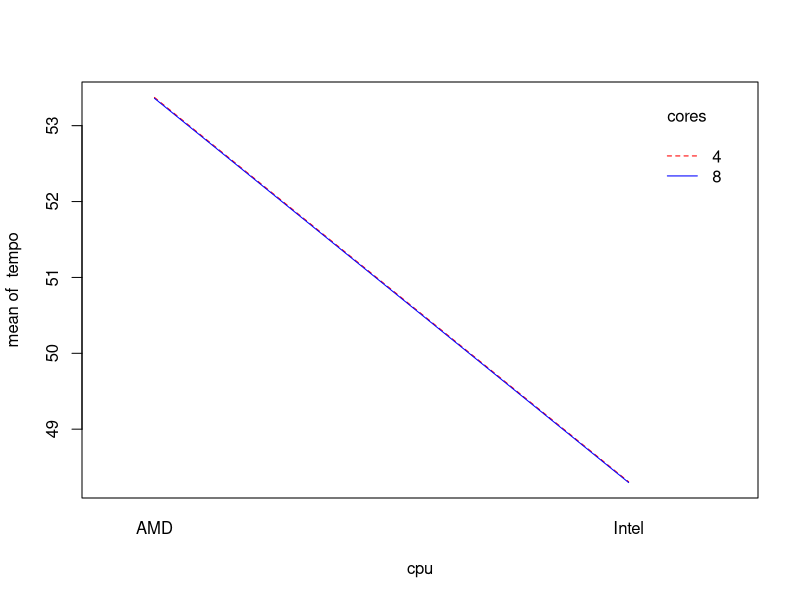
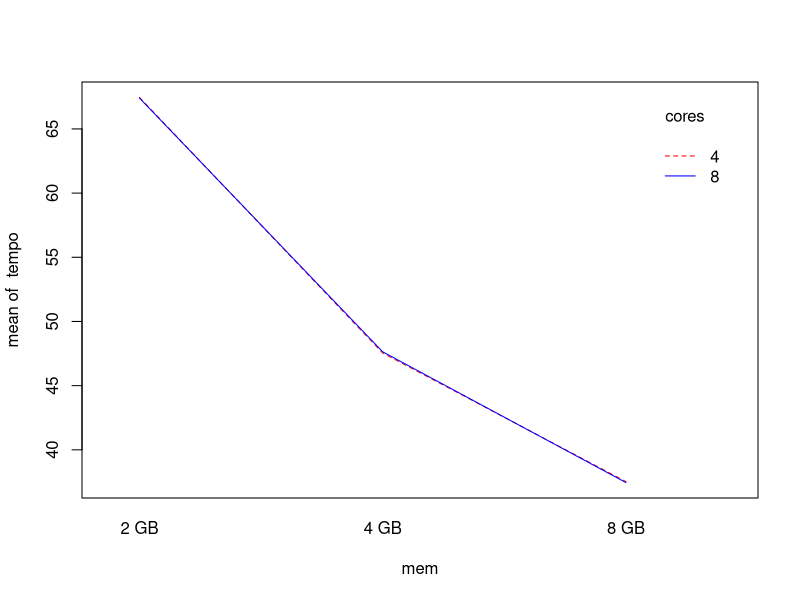
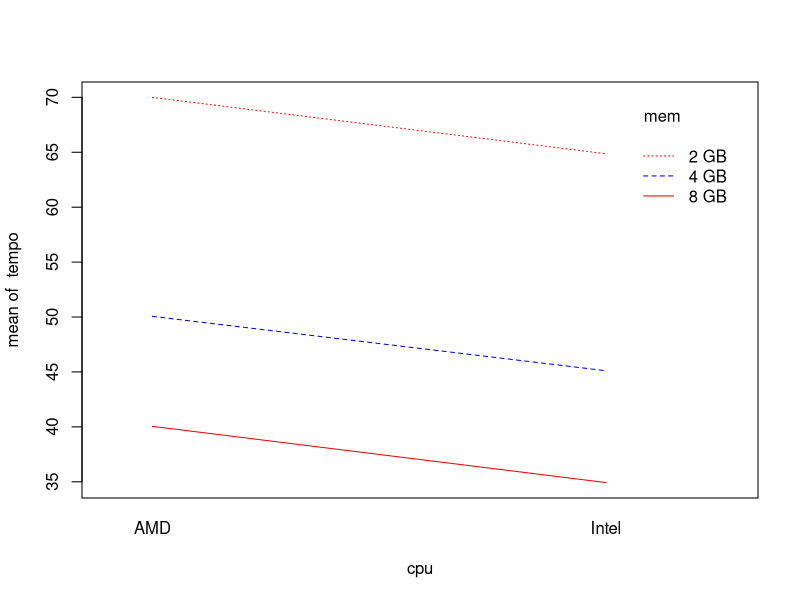
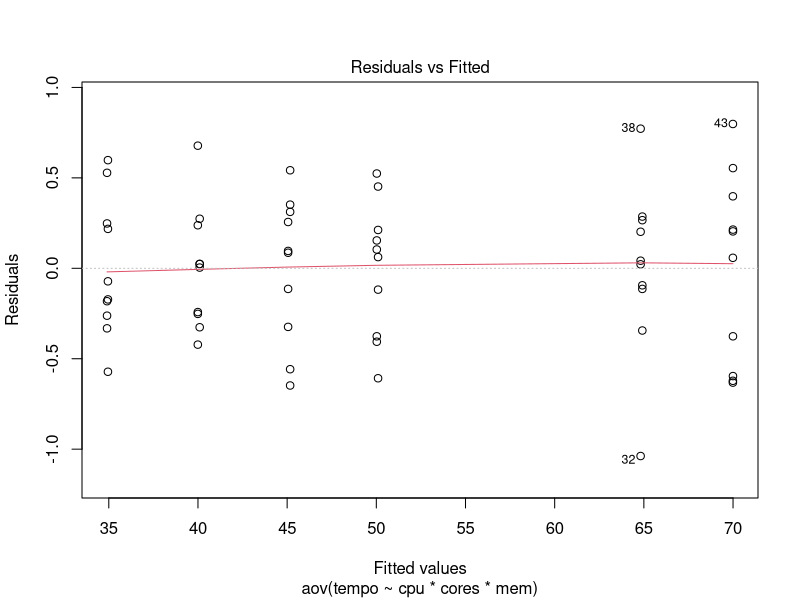
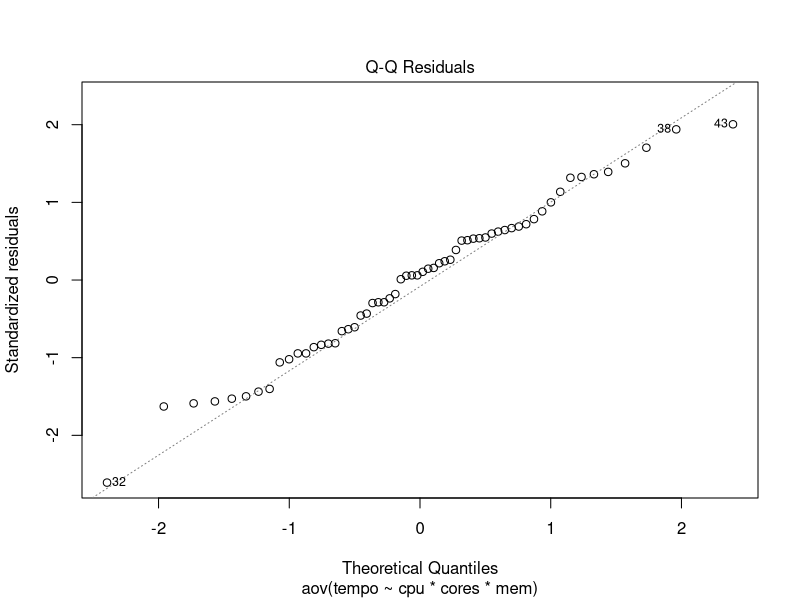
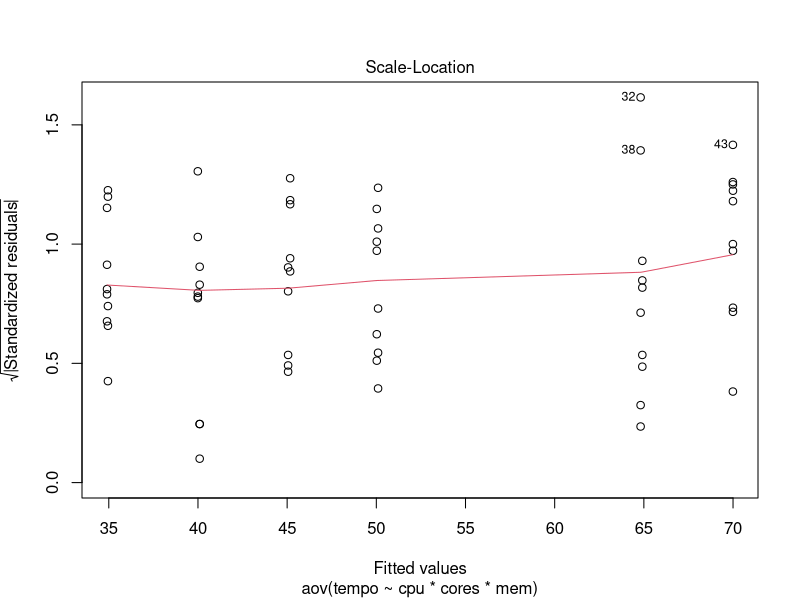
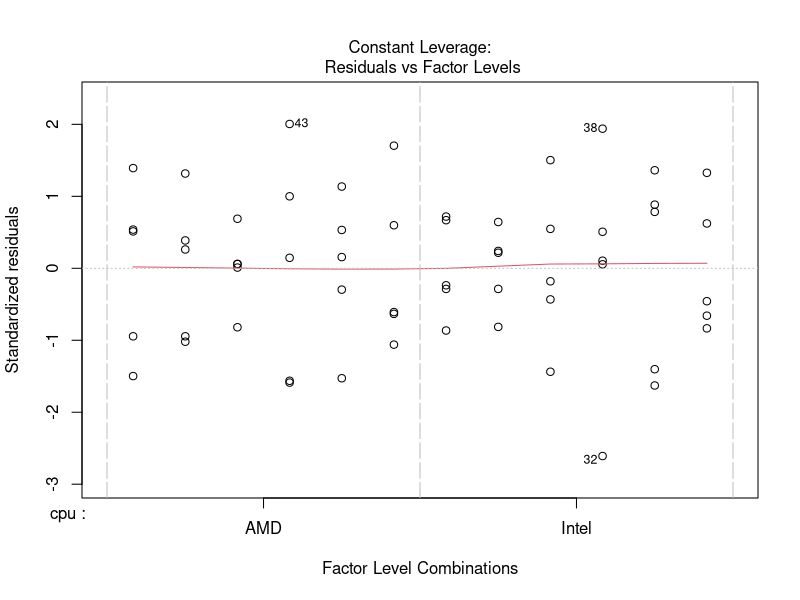
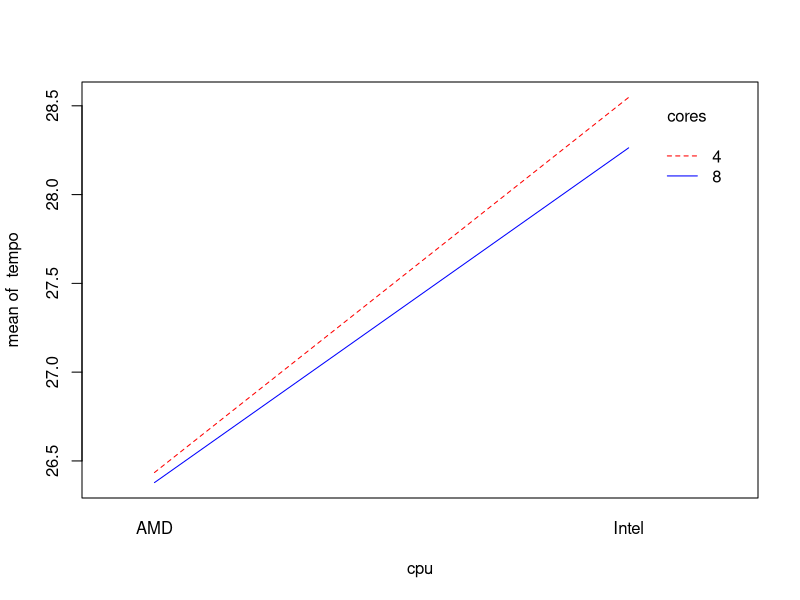

Write the R code that produced these figures, in order.
## ---- chunk 1
knitr::opts_chunk$set(echo = TRUE, out.width='70%', fig.align="center")
## ---- chunk 2
# insira seus comandos de configuração aqui
## ---- chunk 3
benchmarks <- read.table("doe-benchmarks.dat", head=T)
str(benchmarks)
benchmarks.split <- split(benchmarks, factor(benchmarks$benchmark))
benchmarks.split$A$cores = as.factor(benchmarks.split$A$cores)
benchmarks.split$B$cores = as.factor(benchmarks.split$B$cores)
str(benchmarks.split$A)
str(benchmarks.split$B)

with(benchmarks.split$A, interaction.plot(cpu, cores, tempo, col = c("red", "blue")))
with(benchmarks.split$A, interaction.plot(mem, cores, tempo, col = c("red", "blue")))
with(benchmarks.split$A, interaction.plot(cpu, mem, tempo, col = c("red", "blue")))

(benchmarks.split$A.aov = aov(tempo ~ cpu * cores * mem, benchmarks.split$A))
summary(benchmarks.split$A.aov)


plot(benchmarks.split$A.aov)

(SS = anova(benchmarks.split$A.aov)['Sum Sq'])
SST = sum(SS)
(benchmarks.split$A.pv = round(100*SS/SST, 2))



(benchmarks.split$A.flig = fligner.test(tempo ~ interaction(cpu, cores, mem), benchmarks.split$A))
# p-value > alfa (assumindo 95% de nivel de confiança), então é válido


TukeyHSD(benchmarks.split$A.aov)

# TESTE BENCHMARK B

with(benchmarks.split$B, interaction.plot(cpu, cores, tempo, col = c("red", "blue")))
with(benchmarks.split$B, interaction.plot(mem, cores, tempo, col = c("red", "blue")))
with(benchmarks.split$B, interaction.plot(cpu, mem, tempo, col = c("red", "blue")))

(benchmarks.split$B.aov = aov(tempo ~ cpu * cores * mem, benchmarks.split$B))
summary(benchmarks.split$B.aov)


plot(benchmarks.split$B.aov)

(SS = anova(benchmarks.split$B.aov)['Sum Sq'])
SST = sum(SS)
(benchmarks.split$B.pv = round(100*SS/SST, 2))



(benchmarks.split$B.flig = fligner.test(tempo ~ interaction(cpu, cores, mem), benchmarks.split$B))
# p-value > alfa (assumindo 95% de nivel de confiança), então é válido


TukeyHSD(benchmarks.split$B.aov)
## ---- chunk 4
with(benchmarks.split$A, interaction.plot(cpu, mem, tempo, col = c("red", "blue")))
## ---- chunk 5
with(benchmarks.split$B, interaction.plot(cpu, mem, tempo, col = c("red", "blue")))
with(benchmarks.split$B, interaction.plot(cpu, cores, tempo, col = c("red", "blue")))
